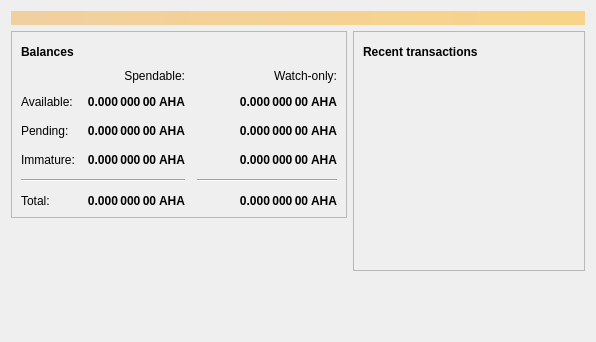
<?xml version="1.0" encoding="UTF-8"?>
<ui version="4.0">
 <class>OverviewPage</class>
 <widget class="QWidget" name="OverviewPage">
  <property name="geometry">
   <rect>
    <x>0</x>
    <y>0</y>
    <width>596</width>
    <height>342</height>
   </rect>
  </property>
  <property name="windowTitle">
   <string>Form</string>
  </property>
  <layout class="QVBoxLayout" name="topLayout">
   <item>
    <widget class="QLabel" name="labelAlerts">
     <property name="visible">
      <bool>false</bool>
     </property>
     <property name="styleSheet">
      <string notr="true">QLabel { background-color: qlineargradient(x1: 0, y1: 0, x2: 1, y2: 0, stop:0 #F0D0A0, stop:1 #F8D488); color:#000000; }</string>
     </property>
     <property name="wordWrap">
      <bool>true</bool>
     </property>
     <property name="margin">
      <number>3</number>
     </property>
     <property name="textInteractionFlags">
      <set>Qt::TextSelectableByMouse</set>
     </property>
    </widget>
   </item>
   <item>
    <layout class="QHBoxLayout" name="horizontalLayout" stretch="1,1">
     <item>
      <layout class="QVBoxLayout" name="verticalLayout_2">
       <item>
        <widget class="QFrame" name="frame">
         <property name="frameShape">
          <enum>QFrame::StyledPanel</enum>
         </property>
         <property name="frameShadow">
          <enum>QFrame::Raised</enum>
         </property>
         <layout class="QVBoxLayout" name="verticalLayout_4">
          <item>
           <layout class="QHBoxLayout" name="horizontalLayout_4">
            <item>
             <widget class="QLabel" name="label_5">
              <property name="font">
               <font>
                <weight>75</weight>
                <bold>true</bold>
               </font>
              </property>
              <property name="text">
               <string>Balances</string>
              </property>
             </widget>
            </item>
            <item>
             <widget class="QPushButton" name="labelWalletStatus">
              <property name="enabled">
               <bool>true</bool>
              </property>
              <property name="maximumSize">
               <size>
                <width>30</width>
                <height>16777215</height>
               </size>
              </property>
              <property name="toolTip">
               <string>The displayed information may be out of date. Your wallet automatically synchronizes with the alchimia network after a connection is established, but this process has not completed yet.</string>
              </property>
              <property name="text">
               <string/>
              </property>
              <property name="icon">
               <iconset resource="../bitcoin.qrc">
                <normaloff>:/icons/warning</normaloff>
                <disabledoff>:/icons/warning</disabledoff>:/icons/warning</iconset>
              </property>
              <property name="iconSize">
               <size>
                <width>24</width>
                <height>24</height>
               </size>
              </property>
              <property name="flat">
               <bool>true</bool>
              </property>
             </widget>
            </item>
            <item>
             <spacer name="horizontalSpacer_3">
              <property name="orientation">
               <enum>Qt::Horizontal</enum>
              </property>
              <property name="sizeHint" stdset="0">
               <size>
                <width>40</width>
                <height>20</height>
               </size>
              </property>
             </spacer>
            </item>
           </layout>
          </item>
          <item>
           <layout class="QGridLayout" name="gridLayout">
            <property name="spacing">
             <number>12</number>
            </property>
            <item row="2" column="2">
             <widget class="QLabel" name="labelWatchPending">
              <property name="font">
               <font>
                <weight>75</weight>
                <bold>true</bold>
               </font>
              </property>
              <property name="cursor">
               <cursorShape>IBeamCursor</cursorShape>
              </property>
              <property name="toolTip">
               <string>Unconfirmed transactions to watch-only addresses</string>
              </property>
              <property name="text">
               <string notr="true">0.000 000 00 AHA</string>
              </property>
              <property name="alignment">
               <set>Qt::AlignRight|Qt::AlignTrailing|Qt::AlignVCenter</set>
              </property>
              <property name="textInteractionFlags">
               <set>Qt::LinksAccessibleByMouse|Qt::TextSelectableByKeyboard|Qt::TextSelectableByMouse</set>
              </property>
             </widget>
            </item>
            <item row="2" column="1">
             <widget class="QLabel" name="labelUnconfirmed">
              <property name="font">
               <font>
                <weight>75</weight>
                <bold>true</bold>
               </font>
              </property>
              <property name="cursor">
               <cursorShape>IBeamCursor</cursorShape>
              </property>
              <property name="toolTip">
               <string>Total of transactions that have yet to be confirmed, and do not yet count toward the spendable balance</string>
              </property>
              <property name="text">
               <string notr="true">0.000 000 00 AHA</string>
              </property>
              <property name="alignment">
               <set>Qt::AlignRight|Qt::AlignTrailing|Qt::AlignVCenter</set>
              </property>
              <property name="textInteractionFlags">
               <set>Qt::LinksAccessibleByMouse|Qt::TextSelectableByKeyboard|Qt::TextSelectableByMouse</set>
              </property>
             </widget>
            </item>
            <item row="3" column="2">
             <widget class="QLabel" name="labelWatchImmature">
              <property name="font">
               <font>
                <weight>75</weight>
                <bold>true</bold>
               </font>
              </property>
              <property name="cursor">
               <cursorShape>IBeamCursor</cursorShape>
              </property>
              <property name="toolTip">
               <string>Mined balance in watch-only addresses that has not yet matured</string>
              </property>
              <property name="text">
               <string notr="true">0.000 000 00 AHA</string>
              </property>
              <property name="alignment">
               <set>Qt::AlignRight|Qt::AlignTrailing|Qt::AlignVCenter</set>
              </property>
              <property name="textInteractionFlags">
               <set>Qt::LinksAccessibleByMouse|Qt::TextSelectableByKeyboard|Qt::TextSelectableByMouse</set>
              </property>
             </widget>
            </item>
            <item row="4" column="0" colspan="2">
             <widget class="Line" name="line">
              <property name="orientation">
               <enum>Qt::Horizontal</enum>
              </property>
             </widget>
            </item>
            <item row="4" column="2">
             <widget class="Line" name="lineWatchBalance">
              <property name="sizePolicy">
               <sizepolicy hsizetype="Preferred" vsizetype="Fixed">
                <horstretch>0</horstretch>
                <verstretch>0</verstretch>
               </sizepolicy>
              </property>
              <property name="minimumSize">
               <size>
                <width>140</width>
                <height>0</height>
               </size>
              </property>
              <property name="orientation">
               <enum>Qt::Horizontal</enum>
              </property>
             </widget>
            </item>
            <item row="5" column="0">
             <widget class="QLabel" name="labelTotalText">
              <property name="text">
               <string>Total:</string>
              </property>
             </widget>
            </item>
            <item row="3" column="1">
             <widget class="QLabel" name="labelImmature">
              <property name="font">
               <font>
                <weight>75</weight>
                <bold>true</bold>
               </font>
              </property>
              <property name="cursor">
               <cursorShape>IBeamCursor</cursorShape>
              </property>
              <property name="toolTip">
               <string>Mined balance that has not yet matured</string>
              </property>
              <property name="text">
               <string notr="true">0.000 000 00 AHA</string>
              </property>
              <property name="alignment">
               <set>Qt::AlignRight|Qt::AlignTrailing|Qt::AlignVCenter</set>
              </property>
              <property name="textInteractionFlags">
               <set>Qt::LinksAccessibleByMouse|Qt::TextSelectableByKeyboard|Qt::TextSelectableByMouse</set>
              </property>
             </widget>
            </item>
            <item row="2" column="3">
             <spacer name="horizontalSpacer_2">
              <property name="orientation">
               <enum>Qt::Horizontal</enum>
              </property>
              <property name="sizeHint" stdset="0">
               <size>
                <width>40</width>
                <height>20</height>
               </size>
              </property>
             </spacer>
            </item>
            <item row="3" column="0">
             <widget class="QLabel" name="labelImmatureText">
              <property name="text">
               <string>Immature:</string>
              </property>
             </widget>
            </item>
            <item row="5" column="1">
             <widget class="QLabel" name="labelTotal">
              <property name="font">
               <font>
                <weight>75</weight>
                <bold>true</bold>
               </font>
              </property>
              <property name="cursor">
               <cursorShape>IBeamCursor</cursorShape>
              </property>
              <property name="toolTip">
               <string>Your current total balance</string>
              </property>
              <property name="text">
               <string notr="true">0.000 000 00 AHA</string>
              </property>
              <property name="alignment">
               <set>Qt::AlignRight|Qt::AlignTrailing|Qt::AlignVCenter</set>
              </property>
              <property name="textInteractionFlags">
               <set>Qt::LinksAccessibleByMouse|Qt::TextSelectableByKeyboard|Qt::TextSelectableByMouse</set>
              </property>
             </widget>
            </item>
            <item row="5" column="2">
             <widget class="QLabel" name="labelWatchTotal">
              <property name="font">
               <font>
                <weight>75</weight>
                <bold>true</bold>
               </font>
              </property>
              <property name="cursor">
               <cursorShape>IBeamCursor</cursorShape>
              </property>
              <property name="toolTip">
               <string>Current total balance in watch-only addresses</string>
              </property>
              <property name="text">
               <string notr="true">0.000 000 00 AHA</string>
              </property>
              <property name="alignment">
               <set>Qt::AlignRight|Qt::AlignTrailing|Qt::AlignVCenter</set>
              </property>
              <property name="textInteractionFlags">
               <set>Qt::LinksAccessibleByMouse|Qt::TextSelectableByKeyboard|Qt::TextSelectableByMouse</set>
              </property>
             </widget>
            </item>
            <item row="0" column="2">
             <widget class="QLabel" name="labelWatchonly">
              <property name="text">
               <string>Watch-only:</string>
              </property>
              <property name="alignment">
               <set>Qt::AlignRight|Qt::AlignTrailing|Qt::AlignVCenter</set>
              </property>
             </widget>
            </item>
            <item row="1" column="0">
             <widget class="QLabel" name="labelBalanceText">
              <property name="text">
               <string>Available:</string>
              </property>
             </widget>
            </item>
            <item row="1" column="1">
             <widget class="QLabel" name="labelBalance">
              <property name="font">
               <font>
                <weight>75</weight>
                <bold>true</bold>
               </font>
              </property>
              <property name="cursor">
               <cursorShape>IBeamCursor</cursorShape>
              </property>
              <property name="toolTip">
               <string>Your current spendable balance</string>
              </property>
              <property name="text">
               <string notr="true">0.000 000 00 AHA</string>
              </property>
              <property name="alignment">
               <set>Qt::AlignRight|Qt::AlignTrailing|Qt::AlignVCenter</set>
              </property>
              <property name="textInteractionFlags">
               <set>Qt::LinksAccessibleByMouse|Qt::TextSelectableByKeyboard|Qt::TextSelectableByMouse</set>
              </property>
             </widget>
            </item>
            <item row="1" column="2">
             <widget class="QLabel" name="labelWatchAvailable">
              <property name="font">
               <font>
                <weight>75</weight>
                <bold>true</bold>
               </font>
              </property>
              <property name="cursor">
               <cursorShape>IBeamCursor</cursorShape>
              </property>
              <property name="toolTip">
               <string>Your current balance in watch-only addresses</string>
              </property>
              <property name="text">
               <string notr="true">0.000 000 00 AHA</string>
              </property>
              <property name="alignment">
               <set>Qt::AlignRight|Qt::AlignTrailing|Qt::AlignVCenter</set>
              </property>
              <property name="textInteractionFlags">
               <set>Qt::LinksAccessibleByMouse|Qt::TextSelectableByKeyboard|Qt::TextSelectableByMouse</set>
              </property>
             </widget>
            </item>
            <item row="2" column="0">
             <widget class="QLabel" name="labelPendingText">
              <property name="text">
               <string>Pending:</string>
              </property>
             </widget>
            </item>
            <item row="0" column="1">
             <widget class="QLabel" name="labelSpendable">
              <property name="text">
               <string>Spendable:</string>
              </property>
              <property name="alignment">
               <set>Qt::AlignRight|Qt::AlignTrailing|Qt::AlignVCenter</set>
              </property>
             </widget>
            </item>
           </layout>
          </item>
         </layout>
        </widget>
       </item>
       <item>
        <spacer name="verticalSpacer">
         <property name="orientation">
          <enum>Qt::Vertical</enum>
         </property>
         <property name="sizeHint" stdset="0">
          <size>
           <width>20</width>
           <height>40</height>
          </size>
         </property>
        </spacer>
       </item>
      </layout>
     </item>
     <item>
      <layout class="QVBoxLayout" name="verticalLayout_3">
       <item>
        <widget class="QFrame" name="frame_2">
         <property name="frameShape">
          <enum>QFrame::StyledPanel</enum>
         </property>
         <property name="frameShadow">
          <enum>QFrame::Raised</enum>
         </property>
         <layout class="QVBoxLayout" name="verticalLayout">
          <item>
           <layout class="QHBoxLayout" name="horizontalLayout_2">
            <item>
             <widget class="QLabel" name="label_4">
              <property name="font">
               <font>
                <weight>75</weight>
                <bold>true</bold>
               </font>
              </property>
              <property name="text">
               <string>Recent transactions</string>
              </property>
             </widget>
            </item>
            <item>
             <widget class="QPushButton" name="labelTransactionsStatus">
              <property name="enabled">
               <bool>true</bool>
              </property>
              <property name="maximumSize">
               <size>
                <width>30</width>
                <height>16777215</height>
               </size>
              </property>
              <property name="toolTip">
               <string>The displayed information may be out of date. Your wallet automatically synchronizes with the alchimia network after a connection is established, but this process has not completed yet.</string>
              </property>
              <property name="text">
               <string/>
              </property>
              <property name="icon">
               <iconset resource="../bitcoin.qrc">
                <normaloff>:/icons/warning</normaloff>
                <disabledoff>:/icons/warning</disabledoff>:/icons/warning</iconset>
              </property>
              <property name="iconSize">
               <size>
                <width>24</width>
                <height>24</height>
               </size>
              </property>
              <property name="flat">
               <bool>true</bool>
              </property>
             </widget>
            </item>
            <item>
             <spacer name="horizontalSpacer">
              <property name="orientation">
               <enum>Qt::Horizontal</enum>
              </property>
              <property name="sizeHint" stdset="0">
               <size>
                <width>40</width>
                <height>20</height>
               </size>
              </property>
             </spacer>
            </item>
           </layout>
          </item>
          <item>
           <widget class="QListView" name="listTransactions">
            <property name="styleSheet">
             <string notr="true">QListView { background: transparent; }</string>
            </property>
            <property name="frameShape">
             <enum>QFrame::NoFrame</enum>
            </property>
            <property name="verticalScrollBarPolicy">
             <enum>Qt::ScrollBarAlwaysOff</enum>
            </property>
            <property name="horizontalScrollBarPolicy">
             <enum>Qt::ScrollBarAlwaysOff</enum>
            </property>
            <property name="selectionMode">
             <enum>QAbstractItemView::NoSelection</enum>
            </property>
           </widget>
          </item>
         </layout>
        </widget>
       </item>
       <item>
        <spacer name="verticalSpacer_2">
         <property name="orientation">
          <enum>Qt::Vertical</enum>
         </property>
         <property name="sizeHint" stdset="0">
          <size>
           <width>20</width>
           <height>40</height>
          </size>
         </property>
        </spacer>
       </item>
      </layout>
     </item>
    </layout>
   </item>
  </layout>
 </widget>
 <resources/>
 <connections/>
</ui>
